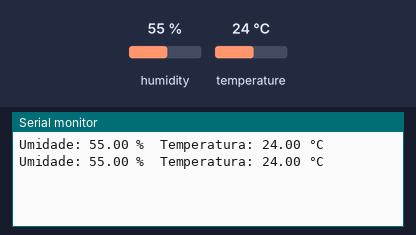
This sketch was run on a simulated Arduino Uno, built with avr-gcc and run on an emulated ATmega328P. Shown: the last lines printed to the serial monitor. The inputs (shaded band) are chosen by the test bench; at power-on: humidity 55 %, temperature 24 °C.

Above: at 2.8 s.
2.9 s: humidity set to 22 %
At 5.3 s:
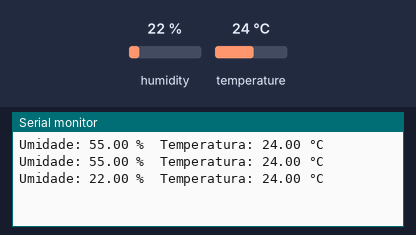
5.6 s: temperature set to 12 °C
At 6.5 s:
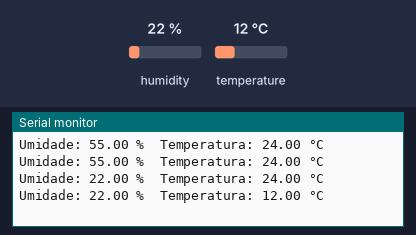
8.3 s: humidity set to 40 %
At 11.3 s:
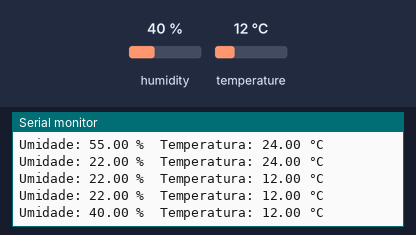
Timing chart, 0 to 12.8 s (numbered marks = the images above; inputs shaded):
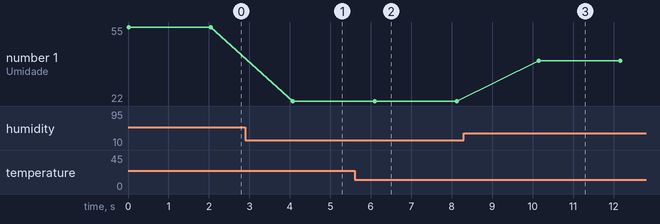

The sketch:

sketch_jul28a.ino
```cpp
#include "DHT.h"

#define DHTPIN 2      // Pino de sinal conectado ao pino digital 2 do Arduino
#define DHTTYPE DHT11 // Tipo de sensor

DHT dht(DHTPIN, DHTTYPE);

void setup() {
  Serial.begin(9600);
  dht.begin();
}

void loop() {
  float umidade = dht.readHumidity();
  float temperatura = dht.readTemperature();

  if (isnan(umidade) || isnan(temperatura)) {
    Serial.println("Erro ao ler o sensor DHT11!");
    return;
  }

  Serial.print("Umidade: ");
  Serial.print(umidade);
  Serial.print(" %\t");

  Serial.print("Temperatura: ");
  Serial.print(temperatura);
  Serial.println(" °C");

  delay(2000); // Aguarda 2 segundos antes da próxima leitura
}
```

Measured:
- after the input at 2.9 s, the serial monitor: prints a new line after 1.2 s (image 1)
- after the input at 5.6 s, the serial monitor: prints a new line after 0.50 s (image 2)
- after the input at 8.3 s, the serial monitor: prints a new line after 1.8 s (image 3)
- plotted number 1: 55 → 22 after the input at 2.9 s, 22 → 40 after the input at 8.3 s
